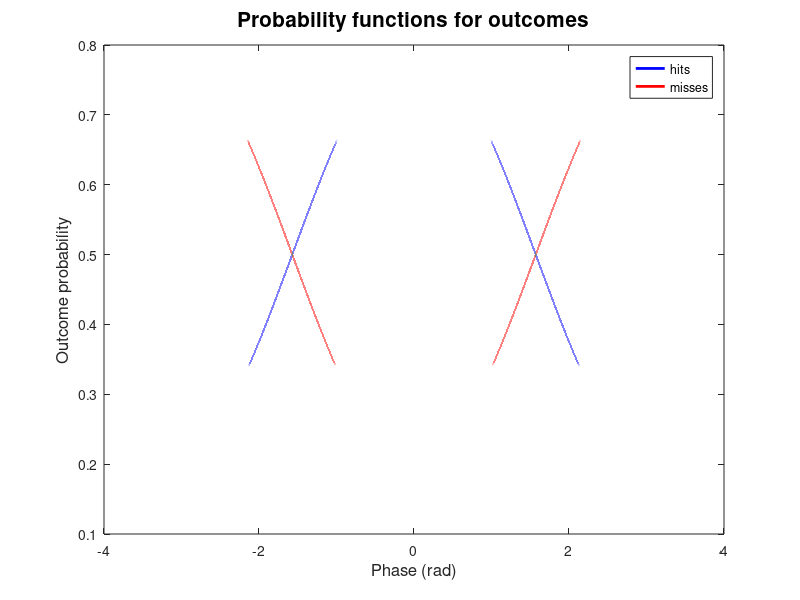

The MATLAB source for this figure: (Note: this script raises an error after producing the figure.)
%%%%%%%%%%%%%%%%%%%%%%%%%%%%%%%%%%%%%%%%%%%%%%%%%%%%%%%%%%%%%%%%%%%%%%%%%%%
%%% SCRIPT_phase_stats_simulations_main
%%% 
%%% This script calls the functions needed to perform the simulations on
%%% circular statistics as reported in Wolpert & Tallon-Baudry, 2020.
%%% When using this function in any published study, please cite: Wolpert, 
%%% N. & Tallon-Baudry, C. (2020). Evaluation of different statistical 
%%% procedures to estimate coupling between oscillatory phase and 
%%% behavioral response (in press)
%%%
%%% The scripts and functions were written in Matlab version R2017b.
%%%
%%% %%%%%%%%%%%%%%%%%%%%%%%%%%% USED TOOLBOXES %%%%%%%%%%%%%%%%%%%%%%%%%%%
%%% In order for this script to run, make sure to install the following
%%% toolboxes:
%%% 1. Matlab's Parallel Computing Toolbox:
%%% https://fr.mathworks.com/products/parallel-computing.html
%%% 2. Circular statistics Toolbox: 
%%% https://github.com/anne-urai/Tools/tree/master/CircStat2012a
%%%
%%% Copyright (C) 2020, Laboratoire de Neurosciences Cognitives, Nicolai 
%%% Wolpert, Catherine Tallon-Baudry
%%% Email: nicolaiwolpert@gmail.com
%%% 
%%% DISCLAIMER:
%%% This code is provided without explicit or implicit guarantee, and 
%%% without any form of technical support. The code is not intended to be 
%%% used for clinical purposes. The functions are free to use and can be
%%% redistributed, modified and adapted, under the terms of the CC BY-NC-SA
%%% version of creative commons license (see
%%% <https://creativecommons.org/licenses/>).
%%%
%%%%%%%%%%%%%%%%%%%%%%%%%%%%%%%%%%%%%%%%%%%%%%%%%%%%%%%%%%%%%%%%%%%%%%%%%%%

clear all; close all;

% Specify root directory containing scripts and functions
root_dir = strcat(['C:\Phase_stats_Github_Scripts' filesep]);

% Specify path to circular statistics toolbox
path_circstats = strcat(['C:\Phase_stats_Github_Scripts\CircStat2012a' filesep]);

addpath(genpath(root_dir));
addpath(genpath(path_circstats));

%% Specify parameters for simulations & statistics

% note them in a config structure
cfg_simulations = [];

% note sample rate of the oscillatory time series
cfg_simulations.fsample = 1000;

%%%%%%%%%%%%%%%%%%%%%%%%%%%%%%%%%%%%%%%%%%%%%%%%%%%%%%%%%%%%%%%%%%%%%%%%%%%
%%%%%%%%%%%%%%%%%%%%%%%%%% SIMULATION-PARAMETERS %%%%%%%%%%%%%%%%%%%%%%%%%%

% Choose if alpha (8-12 Hz) or EGG (~0.05 Hz) oscillation should be used
cfg_simulations.oscillation = 'alpha';

% Choose the "coupling mode" which specifies the simulated underlying 
% relationship between oscillatory phase and outcome, for which statistics
% will be estimated.
% 1: 1:1 coupling (events of the two outcomes each cluster at one given
% portion of the oscillatory cycle
% 2: 2:1 coupling (events of the two outcomes each cluster at two portions 
% of the oscillatory cycle
% 3: 3:1 coupling (events of the two outcomes each cluster at three 
% portions of the oscillatory cycle
% 4: 4:1 coupling (events of the two outcomes each cluster at four portions 
% of the oscillatory cycle
cfg_simulations.coupling_mode = 1;

% specify the range of the phase for defining probability functions
cfg_simulations.phase_range = -pi:0.00001:pi; 

% Create probabilities that specify the probabiliy of an outcome as a 
% function of oscillatory phase
if cfg_simulations.coupling_mode==1

    %% Mode 1: 1:1 coupling pattern 
    % Hits+misses clustered around one different phase each
    
    x = linspace(pi, pi*3, length(cfg_simulations.phase_range));
    cfg_simulations.p_hit = rescale(cos(x), 0.2, 0.8);
    cfg_simulations.p_miss = 1-cfg_simulations.p_hit;
    
elseif cfg_simulations.coupling_mode==2

    %% Mode 2: 2:1 coupling pattern
    % Hits and Misses clustered around two different phases each
    
    x = linspace(0, pi*4, length(cfg_simulations.phase_range));
    cfg_simulations.p_hit = cos(x);
    cfg_simulations.p_hit = rescale(cfg_simulations.p_hit, 0.2, 0.8);
    
    cfg_simulations.p_miss = 1-cfg_simulations.p_hit;

elseif cfg_simulations.coupling_mode==3
    
    %% Mode 3: 3:1 coupling pattern
    
    x = linspace(0, pi*6, length(cfg_simulations.phase_range));
    cfg_simulations.p_hit = cos(x);
    cfg_simulations.p_hit = rescale(cfg_simulations.p_hit, 0.2, 0.8);
    
    cfg_simulations.p_miss = 1-cfg_simulations.p_hit;
    
elseif cfg_simulations.coupling_mode==4
    
    %% Mode 4: 4:1 coupling pattern
    
    x = linspace(0, pi*8, length(cfg_simulations.phase_range));
    cfg_simulations.p_hit = cos(x);
    cfg_simulations.p_hit = rescale(cfg_simulations.p_hit, 0.2, 0.8);
    
    cfg_simulations.p_miss = 1-cfg_simulations.p_hit;
    
end
close all; fig_distr = figure('Color', 'w');
hits = plot(cfg_simulations.phase_range, cfg_simulations.p_hit, 'b', 'LineWidth', 2);
hold on;
misses = plot(cfg_simulations.phase_range, cfg_simulations.p_miss, 'r', 'LineWidth', 2);
title('Probability functions for outcomes', 'FontSize', 15);
xlabel('Phase (rad)', 'FontSize', 12);
ylabel('Outcome probability', 'FontSize', 12);
legend([hits misses], {'hits', 'misses'});
ax = gca;
ax.FontSize = 16;
xlim([-pi pi]); ylim([0 1]);

%%%%%%%%%%%%%%%%%%%%%%%%%%%%%%%%%%%%%%%%%%%%%%%%%%%%%%%%%%%%%%%%%%%%%%%%%%%
%%%%%%%%%%%%%%%%%%%%%%%%% STATISTICAL PARAMETERS %%%%%%%%%%%%%%%%%%%%%%%%%%

% Select number of permutations to create surrogate distributions for the
% estimation of chance level and individual p-values. 100 permutations are
% generally sufficient.
cfg_simulations.nperm = 100;        

% Number of reshuffles to create a distribution of surrogate averages, for
% estimating significance on the group level.
cfg_simulations.nsurravg = 1000;

% MI parameters:
% number of bins into which EGG phase is partitioned
cfg_simulations.MI_nphasebins = 10;
% edges of the bins
cfg_simulations.bin_edges = -pi:(2*pi)/cfg_simulations.MI_nphasebins:pi;   

%% Load oscillatory phase time series

if strcmp(cfg_simulations.oscillation, 'alpha')
    
    fprintf('\n##### Loading alpha phase time series...\n');
    load(strcat([root_dir 'alpha_phase_all_subjects.mat']));
    phase_all_subjects = alpha_phase_all_subjects;
    
elseif strcmp(cfg_simulations.oscillation, 'EGG')
    
    fprintf('\n##### Loading EGG phase time series...\n');
    load(strcat([root_dir 'EGG_phase_all_subjects.mat']));
    phase_all_subjects = EGG_phase_all_subjects;
    
end

%% Compare statistical tests & methods to assess significance at the group level
% Compute statistics for the five statistical tests over different
% strengths of phase outcome coupling. The results of these computations
% will later be used for the following analyses:
% 1. Sensitivity of different tests across different coupling modes
% 2. Different ways of assessing significance at the group level
% 3. Estimating chance level as the mean vs. median of surrogate
%    distributions
% 4. Comparing permutation statistics with tabulated statistics

% Define the strengths of phase-outcome coupling for which statistics will 
% be estimated
% E.g. for a phase-outcome coupling of 0.2, outcomes for 20% of trials will 
% be assigned as a function of phase while for the remaining trials,
% outcome will be randomly assigned
cfg_simulations.strengths_phase_outcome_coupling = 0:5:50;

% Fix number of trials
cfg_simulations.nTrials_poc = 250;

% specify ISI range
ISI_range=[0.1 2];

% choose number of virtual experiments
nexperiments=1000;

%%%%%%%%%%%%%%%%%%%%%%%%%%% Launch computations %%%%%%%%%%%%%%%%%%%%%%%%%%%
% In a first step, phase-outcome statistics (POS, MI, ...) are computed for
% each phase-outcome coupling strength

% open parallel pool
parpool local

parfor iexp=1:nexperiments
    
    comp_stats_per_poc(cfg_simulations, iexp, phase_all_subjects, root_dir, ISI_range);
    
end

% close parallel pool
poolobj = gcp('nocreate');
delete(poolobj);

%%% Compute sensitivity and False Positive rate based on results
% Results are saved in root directory
signific_thresh = 0.05;
merge_results_per_phaseoutcome_coupling(cfg_simulations, root_dir, nexperiments, signific_thresh);

%%%%%%%%%%%%%%%%%%%%%%%%%%%% Evaluate results %%%%%%%%%%%%%%%%%%%%%%%%%%%%%

%%% 1. Sensitivity of different tests across different coupling modes

% Choose method to estimate significance on the group level
% Options: 'empirical_vs_chance', 'surravg', 'combined_stouffer', 
% 'combined_fisher' or 'combined_edington'
method_estimate_significance = 'empirical_vs_chance';
show_results_comparison_tests(cfg_simulations, root_dir, method_estimate_significance)

%%% 2. Compare methods to estimate signfificance on the group-level

show_results_comparison_methods_grouplevelstats(cfg_simulations, root_dir)




%%% 3. Estimate chance level as the mean vs. median of surrogate 
%%% distributions









%%% 3. Comparing permutation statistics with tabulated statistics

show_results_comparison_permutation_vs_tabulated_stats(cfg_simulations, root_dir)

%% Number of trials in total
% Systematically increment the number of trials and estimate sensitivity
% and False Positive rate for each statistical test

% Specify levels of trial numbers
cfg_simulations.levels_nTrials = [50 100 150 200 250 300 350 400 450 500];

% Fix strength of phase-outcome coupling
cfg_simulations.poc_simulations_Ntrials = 20;

% Specify ISI range
% Since many trials are included in the last steps, we need to make sure
% that enough 'events' are created by narrowing a bit the ISI distribution
ISI_range=[0.1 1.5];

% choose number of virtual experiments
nexperiments=1000;

%%%%%%%%%%%%%%%%%%%%%%%%%%% Launch computations %%%%%%%%%%%%%%%%%%%%%%%%%%%
% In a first step, phase-outcome statistics (POS, MI, ...) are computed for
% each number of trials

% open parallel pool
parpool local

parfor iexp=1:nexperiments
    
    comp_stats_per_nTrials(cfg_simulations, iexp, phase_all_subjects, root_dir, ISI_range);
    
end

% close parallel pool
poolobj = gcp('nocreate');
delete(poolobj);

%%% Compute sensitivity and False Positive rate based on results
% Results are saved in root directory
signific_thresh = 0.05;
merge_results_per_ntrials(cfg_simulations, root_dir, nexperiments, signific_thresh);

%%%%%%%%%%%%%%%%%%%%%%%%%%%% Evaluate results %%%%%%%%%%%%%%%%%%%%%%%%%%%%%

show_results_number_of_trials(cfg_simulations, root_dir)

%% Relative number of observations
% Systematically vary the relative number of observations for hits and
% misses while keeping the total number of trials and phase-outcome 
% coupling strength constant. Use a resampling vs. no resampling procedure
% to control for trial imbalance to investigate how it affects sensitivity
% and False Positive rate.

% Choose levels of relative number of observations (e.g. '0.2' = 20% hits,
% 80% misses)
cfg_simulations.proportion_group_sizes = [0.2 0.3 0.4 0.5 0.6 0.7 0.8];

% Specify number of iterations for resampling procedure. 
cfg_simulations.nresamples_relative_trial_number = 100;

% Fix phase-outcome coupling strength
cfg_simulations.poc_relative_trial_number = 15;

% Fix total number of trials
cfg_simulations.nTrials_total_relative_trial_number = 300;

% Specify ISI range
% Since many trials are included in the last steps, we need to make sure
% that enough 'events' are created by narrowing a bit the ISI distribution
ISI_range = [0.1 1.5];

% choose number of virtual experiments
nexperiments=1000;

%%%%%%%%%%%%%%%%%%%%%%%%%%% Launch computations %%%%%%%%%%%%%%%%%%%%%%%%%%%
% In a first step, phase-outcome statistics (POS, MI, ...) are computed for
% each relative number of observations

% open parallel pool
parpool local

parfor iexp=1:nexperiments
    
    comp_stats_per_relative_number_observations(cfg_simulations, iexp, nTrials_total, phase_all_subjects, root_dir, ISI_range);

end

% close parallel pool
poolobj = gcp('nocreate');
delete(poolobj);

%%% Compute sensitivity and False Positive rate based on results
% Results are saved in root directory
merge_results_per_relative_number_observations(cfg_simulations, root_dir, nexperiments, thresh_sign)

%%%%%%%%%%%%%%%%%%%%%%%%%%%% Evaluate results %%%%%%%%%%%%%%%%%%%%%%%%%%%%%

show_results_relative_number_observations(cfg_simulations, root_dir);

%% Optimal number of bins for Modulation Index (MI)
% Because MI depends on the logarithm of hit rate, it cannot be computed in
% the case that a given phase bin contains no hit. Here, estimate the 
% relationship between the total number of trials (hits+misses), number of 
% phase bins and the likelihood that MI cannot be computed.
% Systematically vary the number of bins for MI and the total number of
% trials in 1,000 virtual "subjects", and compute the propotion of subjects
% in which MI could not be computed.

% Fix phase-outcome coupling strength (not important for this simulation)
phase_outcome_coupling = 30;

% Specify levels of bin numbers for MI
levels_nbins = [5 8 10 13 17 20];

% Specify levels of trials in total
levels_nTrials = [50 75 100 125 150 175 200 225 250 275 300 325 350 400 450 500];

ISI_range=[0.1 1.5];

% Select number of virtual subjects
nsubjects=1000;

% This matrix specifies if there is any bin with no hit (1 if this is
% the case, else 0), for each subject (1st dimension), number of trials
% (2nd dimension and number of bins (3rd dimension)
empty_bin_per_subject_nbins_trialnumber = zeros(nsubjects, length(levels_nTrials), length(levels_nbins));

for isubject=1:nsubjects
    
    fprintf(['\n### Subject' num2str(isubject) '...\n']);
    
    % Here, with each virtual subject, we use a random phase time series of
    % the 30 phase time series from real participants.
    % Start out with the maximum number of trials and later create
    % subsamples to systematically decrease the number of trials
    [phases_hits_original, phases_misses_original] = distribute_outcomes(cfg_simulations, ISI_range, phase_all_subjects{randi(length(phase_all_subjects))}, phase_outcome_coupling, max(levels_nTrials));
    % mix up phases
    phases_hits_original = datasample(phases_hits_original, length(phases_hits_original), 'Replace', false);
    phases_misses_original = datasample(phases_misses_original, length(phases_misses_original), 'Replace', false);
    
    for iTrials=1:length(levels_nTrials)
        
        nTrials = levels_nTrials(iTrials);
        
        % Subsample a set of trials for hits and misses to have exactly as
        % many trials as specificed
        phases_hits = phases_hits_original(1:round(nTrials/2));
        phases_misses = phases_misses_original(1:round(nTrials/2));
        
        for ibin=1:length(levels_nbins)
            
            nphasebins = levels_nbins(ibin);
            
            % If MI cannot be computed due to a missing hit in at least one
            % phase bin, it results in an nan
            if isnan(calc_MI(phases_hits, phases_misses, nphasebins))
                
                empty_bin_per_subject_nbins_trialnumber(isubject, iTrials, ibin) = 1;
                
            end
        end
    end
end

% Save intermediate results
if ~isdir(strcat([root_dir 'Optimal_number_bins_MI' filesep]))
    mkdir(strcat(strcat([root_dir 'Optimal_number_bins_MI' filesep])))
end
save(strcat([root_dir 'Optimal_number_bins_MI' filesep 'empty_bin_per_subject_nbins_trialnumber_' cfg_simulations.oscillation '_oscillation.mat']), 'empty_bin_per_subject_nbins_trialnumber');

% Compute proportion of subjects that would have to be discarded per trial
% number and bin number
perc_missing_per_bin = flipud(rot90(squeeze(sum(empty_bin_per_subject_nbins_trialnumber, 1))/nsubjects))*100;

% Save final results
save(strcat([root_dir 'Optimal_number_bins_MI' filesep 'perc_missing_per_bin_' cfg_simulations.oscillation '_oscillation.mat']), 'perc_missing_per_bin');

%%% Show results: percentage of subjects where MI cannot be computed, as a
%%% function of the number of trials and phase bins
close all;
figure('units','normalized','outerposition',[0.1105 0.2229 0.5590 0.6083]); set(gcf,'color','w');
colors = {[0 0 1], [0 0.5 1], [0 1 1], [0 1 0], [1 0.5 0], [1 0 0]};
x=(1:length(levels_nTrials));
l=nan(1, length(levels_nbins));
symbols = {'x','v','s','*','o','^'};
for ibin=1:length(levels_nbins)
    hold on;
    
    l(ibin) = plot(x, perc_missing_per_bin(ibin, :), 'LineWidth', 2, 'Color', colors{ibin});
    
    hold on;
    plot(x, perc_missing_per_bin(ibin, :), symbols{ibin}, 'LineWidth', 1.5, 'MarkerSize', 10, 'Color', colors{ibin});
    
end
ax = gca;
ax.FontSize = 16;
% yticks(0:0.1:1);
xticks(1:length(levels_nTrials));
xticklabels(levels_nTrials);
grid on;
xlim([0.5 length(levels_nTrials)+0.3]);
lgd=legend(fliplr(l), fliplr({'5 bins','8 bins','10 bins','13 bins','17 bins','20 bins'}));
lgd.FontSize = 15;
xlabel('#trials', 'FontSize', 20);
ylabel('%participants with nan', 'FontSize', 20); xlim([0.5 13.5]);
title('Percentage of subjects where MI cannot be computed', 'FontSize', 20);
